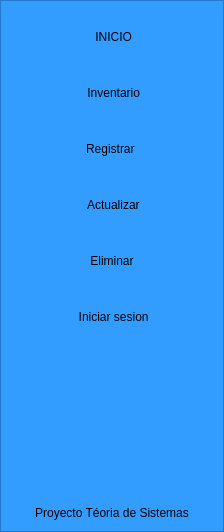
           <widget class="QFrame" name="frame_4">
            <property name="minimumSize">
             <size>
              <width>200</width>
              <height>0</height>
             </size>
            </property>
            <property name="maximumSize">
             <size>
              <width>225</width>
              <height>16777215</height>
             </size>
            </property>
            <property name="styleSheet">
             <string notr="true">background-color: rgb(51, 157, 255);</string>
            </property>
            <property name="frameShape">
             <enum>QFrame::StyledPanel</enum>
            </property>
            <property name="frameShadow">
             <enum>QFrame::Raised</enum>
            </property>
            <layout class="QVBoxLayout" name="verticalLayout">
             <item>
              <widget class="QPushButton" name="btn_inicio">
               <property name="minimumSize">
                <size>
                 <width>200</width>
                 <height>50</height>
                </size>
               </property>
               <property name="maximumSize">
                <size>
                 <width>200</width>
                 <height>50</height>
                </size>
               </property>
               <property name="styleSheet">
                <string notr="true">QFrame{
background-color: rgb(51, 157, 255);
}

QPushButton{
background-color: rgb(255, 255, 255);
background-color: rgb(51, 157, 255);
border-top-left-radius:20px;
border-bottom-left-radius:20px;
font: 75 9pt &quot;Open Sans Semibold&quot;
}

QPushButton:hover{
color: rgb(0, 0, 0);
background-color: rgb(255, 255, 255);
border-top-left-radius:20px;
border-bottom-left-radius:20px;
font: 75 9pt  &quot;Open Sans Semibold&quot;
}</string>
               </property>
               <property name="text">
                <string> INICIO</string>
               </property>
               <property name="icon">
                <iconset>
                 <normaloff>../../../Pictures/PROYECTO ESTRUCTURA DE DATOS/home-1110868_960_720.webp</normaloff>../../../Pictures/PROYECTO ESTRUCTURA DE DATOS/home-1110868_960_720.webp</iconset>
               </property>
               <property name="iconSize">
                <size>
                 <width>40</width>
                 <height>40</height>
                </size>
               </property>
              </widget>
             </item>
             <item>
              <widget class="QPushButton" name="btn_inventario">
               <property name="minimumSize">
                <size>
                 <width>200</width>
                 <height>50</height>
                </size>
               </property>
               <property name="maximumSize">
                <size>
                 <width>200</width>
                 <height>50</height>
                </size>
               </property>
               <property name="styleSheet">
                <string notr="true">QFrame{
background-color: rgb(51, 157, 255);
}

QPushButton{
background-color: rgb(255, 255, 255);
background-color: rgb(51, 157, 255);
border-top-left-radius:20px;
border-bottom-left-radius:20px;
font: 75 9pt &quot;Open Sans Semibold&quot;
}

QPushButton:hover{
color: rgb(0, 0, 0);
background-color: rgb(255, 255, 255);
border-top-left-radius:20px;
border-bottom-left-radius:20px;
font: 75 9pt  &quot;Open Sans Semibold&quot;
}</string>
               </property>
               <property name="text">
                <string> Inventario</string>
               </property>
               <property name="icon">
                <iconset>
                 <normaloff>../../../Pictures/PROYECTO ESTRUCTURA DE DATOS/2897785.png</normaloff>../../../Pictures/PROYECTO ESTRUCTURA DE DATOS/2897785.png</iconset>
               </property>
               <property name="iconSize">
                <size>
                 <width>40</width>
                 <height>40</height>
                </size>
               </property>
              </widget>
             </item>
             <item>
              <widget class="QPushButton" name="btn_registrar">
               <property name="minimumSize">
                <size>
                 <width>200</width>
                 <height>50</height>
                </size>
               </property>
               <property name="maximumSize">
                <size>
                 <width>200</width>
                 <height>50</height>
                </size>
               </property>
               <property name="styleSheet">
                <string notr="true">QFrame{
background-color: rgb(51, 157, 255);
}

QPushButton{
background-color: rgb(255, 255, 255);
background-color: rgb(51, 157, 255);
border-top-left-radius:20px;
border-bottom-left-radius:20px;
font: 75 9pt &quot;Open Sans Semibold&quot;
}

QPushButton:hover{
color: rgb(0, 0, 0);
background-color: rgb(255, 255, 255);
border-top-left-radius:20px;
border-bottom-left-radius:20px;
font: 75 9pt  &quot;Open Sans Semibold&quot;
}</string>
               </property>
               <property name="text">
                <string>Registrar </string>
               </property>
               <property name="icon">
                <iconset>
                 <normaloff>../../../Pictures/PROYECTO ESTRUCTURA DE DATOS/748926.png</normaloff>../../../Pictures/PROYECTO ESTRUCTURA DE DATOS/748926.png</iconset>
               </property>
               <property name="iconSize">
                <size>
                 <width>35</width>
                 <height>35</height>
                </size>
               </property>
              </widget>
             </item>
             <item>
              <widget class="QPushButton" name="btn_actualizar">
               <property name="minimumSize">
                <size>
                 <width>200</width>
                 <height>50</height>
                </size>
               </property>
               <property name="maximumSize">
                <size>
                 <width>200</width>
                 <height>50</height>
                </size>
               </property>
               <property name="styleSheet">
                <string notr="true">QFrame{
background-color: rgb(51, 157, 255);
}

QPushButton{
background-color: rgb(255, 255, 255);
background-color: rgb(51, 157, 255);
border-top-left-radius:20px;
border-bottom-left-radius:20px;
font: 75 9pt &quot;Open Sans Semibold&quot;
}

QPushButton:hover{
color: rgb(0, 0, 0);
background-color: rgb(255, 255, 255);
border-top-left-radius:20px;
border-bottom-left-radius:20px;
font: 75 9pt  &quot;Open Sans Semibold&quot;
}</string>
               </property>
               <property name="text">
                <string> Actualizar</string>
               </property>
               <property name="icon">
                <iconset>
                 <normaloff>../../../Pictures/PROYECTO ESTRUCTURA DE DATOS/107814.png</normaloff>../../../Pictures/PROYECTO ESTRUCTURA DE DATOS/107814.png</iconset>
               </property>
               <property name="iconSize">
                <size>
                 <width>30</width>
                 <height>35</height>
                </size>
               </property>
              </widget>
             </item>
             <item>
              <widget class="QPushButton" name="btn_eliminar">
               <property name="minimumSize">
                <size>
                 <width>200</width>
                 <height>50</height>
                </size>
               </property>
               <property name="maximumSize">
                <size>
                 <width>200</width>
                 <height>50</height>
                </size>
               </property>
               <property name="styleSheet">
                <string notr="true">QFrame{
background-color: rgb(51, 157, 255);
}

QPushButton{
background-color: rgb(255, 255, 255);
background-color: rgb(51, 157, 255);
border-top-left-radius:20px;
border-bottom-left-radius:20px;
font: 75 9pt &quot;Open Sans Semibold&quot;
}

QPushButton:hover{
color: rgb(0, 0, 0);
background-color: rgb(255, 255, 255);
border-top-left-radius:20px;
border-bottom-left-radius:20px;
font: 75 9pt  &quot;Open Sans Semibold&quot;
}</string>
               </property>
               <property name="text">
                <string>Eliminar</string>
               </property>
               <property name="icon">
                <iconset>
                 <normaloff>../../../Pictures/PROYECTO ESTRUCTURA DE DATOS/3221897.png</normaloff>../../../Pictures/PROYECTO ESTRUCTURA DE DATOS/3221897.png</iconset>
               </property>
               <property name="iconSize">
                <size>
                 <width>35</width>
                 <height>35</height>
                </size>
               </property>
              </widget>
             </item>
             <item>
              <widget class="QPushButton" name="btn_inicio_de_sesion">
               <property name="minimumSize">
                <size>
                 <width>200</width>
                 <height>50</height>
                </size>
               </property>
               <property name="maximumSize">
                <size>
                 <width>200</width>
                 <height>50</height>
                </size>
               </property>
               <property name="styleSheet">
                <string notr="true">QFrame{
background-color: rgb(51, 157, 255);
}

QPushButton{
background-color: rgb(255, 255, 255);
background-color: rgb(51, 157, 255);
border-top-left-radius:20px;
border-bottom-left-radius:20px;
font: 75 9pt &quot;Open Sans Semibold&quot;
}

QPushButton:hover{
color: rgb(0, 0, 0);
background-color: rgb(255, 255, 255);
border-top-left-radius:20px;
border-bottom-left-radius:20px;
font: 75 9pt  &quot;Open Sans Semibold&quot;
}</string>
               </property>
               <property name="text">
                <string> Iniciar sesion</string>
               </property>
               <property name="icon">
                <iconset>
                 <normaloff>../../../Pictures/PROYECTO ESTRUCTURA DE DATOS/1176390.png</normaloff>../../../Pictures/PROYECTO ESTRUCTURA DE DATOS/1176390.png</iconset>
               </property>
               <property name="iconSize">
                <size>
                 <width>35</width>
                 <height>35</height>
                </size>
               </property>
              </widget>
             </item>
             <item>
              <spacer name="verticalSpacer">
               <property name="orientation">
                <enum>Qt::Vertical</enum>
               </property>
               <property name="sizeHint" stdset="0">
                <size>
                 <width>20</width>
                 <height>158</height>
                </size>
               </property>
              </spacer>
             </item>
             <item>
              <widget class="QLabel" name="label">
               <property name="layoutDirection">
                <enum>Qt::RightToLeft</enum>
               </property>
               <property name="styleSheet">
                <string notr="true">color: rgb(0, 0, 0);
font: 75 7pt  &quot;Open Sans Semibold&quot;</string>
               </property>
               <property name="text">
                <string>Proyecto Téoria de Sistemas</string>
               </property>
               <property name="alignment">
                <set>Qt::AlignCenter</set>
               </property>
              </widget>
             </item>
            </layout>
           </widget>
